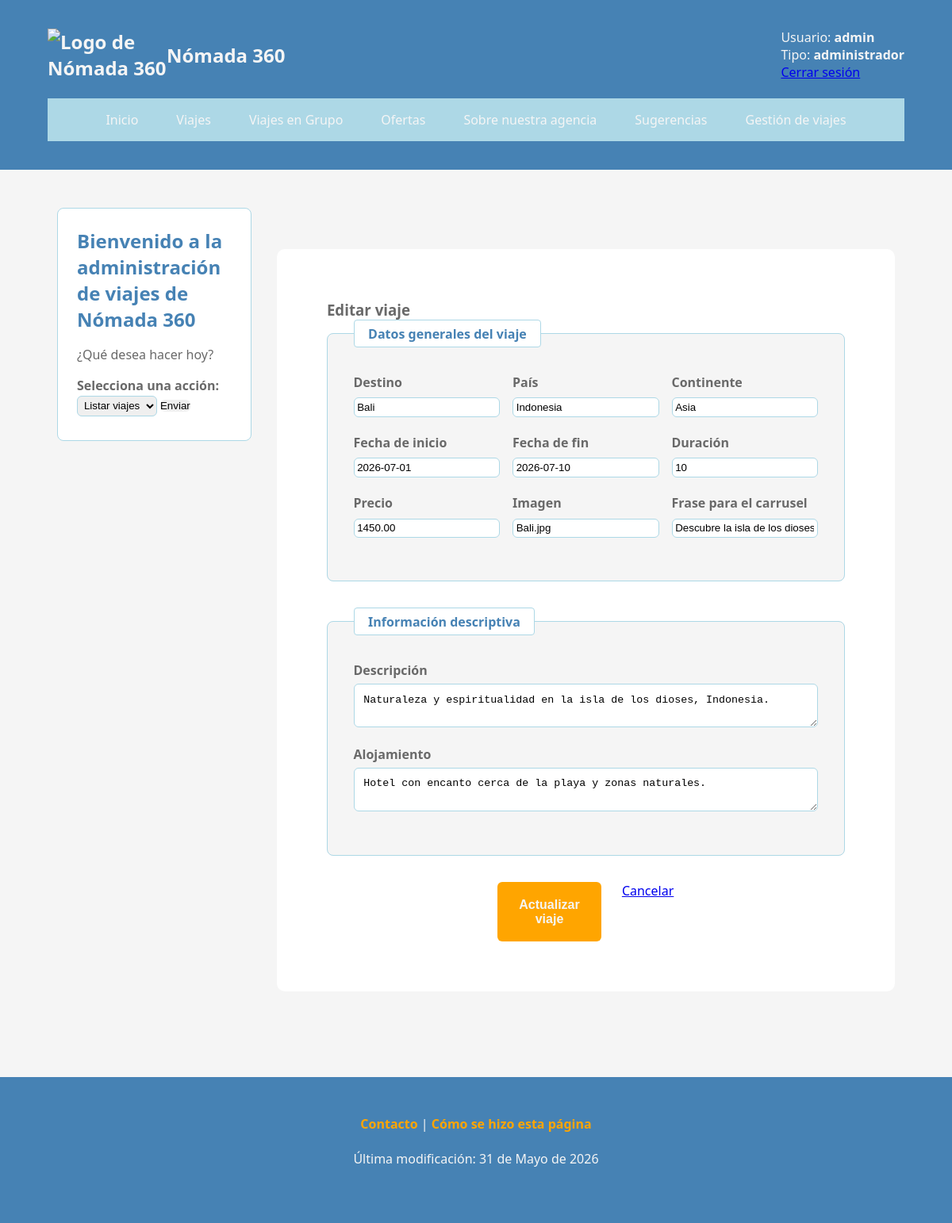
The app's page /gestion_viajes.php?accion=editar&id=1 (signed in) with its own data.
### tables this page shows
CREATE TABLE viajes(
    id_viaje INT AUTO_INCREMENT PRIMARY KEY,
    destino VARCHAR(100) NOT NULL,
    pais VARCHAR(30) NOT NULL,
    continente VARCHAR(20) NOT NULL,
    fecha_inicio DATE NOT NULL,
    fecha_fin DATE NOT NULL,
    precio DECIMAL(8,2) NOT NULL,
    duracion INT NOT NULL,
    imagen VARCHAR(255) NOT NULL,
    frase VARCHAR(255) NOT NULL,
    descripcion TEXT NOT NULL,
    alojamiento TEXT NOT NULL,
    CHECK (fecha_fin >= fecha_inicio)
);

### includes/funciones.php (called while the page is built, shortened)
<?php
    function obtenerViajePorId($conexion, $id) {
        $sql = "SELECT * FROM viajes WHERE id_viaje = :id";
        $sentencia = $conexion->prepare($sql);
        $sentencia->execute([
            ":id" => $id
        ]);
        return $sentencia->fetch(PDO::FETCH_ASSOC);
    }
?>

### gestion_viajes.php (the view, shortened to what this page needs)
<?php
    require_once "includes/conexion.php";
    require_once "includes/funciones.php";
    $accion = $_GET["accion"] ?? "listar";
    $id = (int) ($_GET["id"] ?? 0);
    $viaje = null;
    if (($accion === "editar" || $accion === "eliminar") && $id > 0) {
        $viaje = obtenerViajePorId($conexion, $id);
    }
?>
<!DOCTYPE html>
<html lang="es">
    <head>
        <link rel="stylesheet" href="css/style-comun.css">
        <link rel="stylesheet" href="css/style-formularios.css">
        <link rel="stylesheet" href="css/style-viajes.css">
    </head>
    <body>
        <?php require_once "includes/cabecera.php"; ?>
        <main>
            <section class="menu-lateral">
                <h2>Bienvenido a la administración de viajes de Nómada 360</h2>
                <p>¿Qué desea hacer hoy?</p>
                <form method="get">
                    <label for="accion">Selecciona una acción:</label>
                    <select id="accion" name="accion">
                        <option value="listar">Listar viajes</option>
                    </select>
                    <button type="submit">Enviar</button>
                </form>
            </section>
            <?php if ($accion === "editar" && $viaje): ?>
                <section class="formulario-registro">
                    <h3>Editar viaje</h3>
                    <form id="formViaje" action="actions/procesarEditarViaje.php" method="post">
                        <fieldset>
                            <legend>Datos generales del viaje</legend>
                            <section class="fila-formulario">
                                <article>
                                    <label for="destino">Destino</label>
                                    <input type="text" id="destino" name="destino" value="<?php echo $viaje["destino"]; ?>">
                                </article>
                                <article>
                                    <label for="pais">País</label>
                                    <input type="text" id="pais" name="pais" value="<?php echo $viaje["pais"]; ?>">
                                </article>
                                <article>
                                    <label for="continente">Continente</label>
                                    <input type="text" id="continente" name="continente" value="<?php echo $viaje["continente"]; ?>">
                                </article>
                            </section>
                            <section class="fila-formulario">
                                <article>
                                    <label for="fecha_inicio">Fecha de inicio</label>
                                    <input type="text" id="fecha_inicio" name="fecha_inicio" value="<?php echo $viaje["fecha_inicio"]; ?>">
                                </article>
                                <article>
                                    <label for="fecha_fin">Fecha de fin</label>
                                    <input type="text" id="fecha_fin" name="fecha_fin" value="<?php echo $viaje["fecha_fin"]; ?>">
                                </article>
                                <article>
                                    <label for="duracion">Duración</label>
                                    <input type="text" id="duracion" name="duracion" value="<?php echo $viaje["duracion"]; ?>">
                                </article>
                            </section>
                            <section class="fila-formulario">
                                <article>
                                    <label for="precio">Precio</label>
                                    <input type="text" id="precio" name="precio" value="<?php echo $viaje["precio"]; ?>">
                                </article>
                                <article>
                                    <label for="imagen">Imagen</label>
                                    <input type="text" id="imagen" name="imagen" value="<?php echo $viaje["imagen"]; ?>">
                                </article>
                                <article>
                                    <label for="frase">Frase para el carrusel</label>
                                    <input type="text" id="frase" name="frase" value="<?php echo $viaje["frase"]; ?>">
                                </article>
                            </section>
                        </fieldset>
                        <fieldset>
                            <legend>Información descriptiva</legend>
                            <label for="descripcion">Descripción</label>
                            <textarea id="descripcion" name="descripcion"><?php echo $viaje["descripcion"]; ?></textarea>
                            <label for="alojamiento">Alojamiento</label>
                            <textarea id="alojamiento" name="alojamiento"><?php echo $viaje["alojamiento"]; ?></textarea>
                        </fieldset>
                        <menu class="botones-formulario">
                            <button type="submit">Actualizar viaje</button>
                            <a href="gestion_viajes.php?accion=listar">Cancelar</a>
                        </menu>
                    </form>
                </section>
            <?php endif; ?>
        </main>
        <?php require_once "includes/pie.php"; ?>
    </body>
</html>

### includes/cabecera.php (shortened to what this page needs)
<header>
    <h1>
        <img src="imagenes/logo.png" alt="Logo de Nómada 360" width="150">
        Nómada 360
    </h1>
    <?php if (isset($_SESSION["usuario"])): ?>
        <section>
            <p> Usuario:
                <strong>
                    <?php echo $_SESSION["usuario"]; ?>
                </strong>
            </p>
            <p> Tipo:
                <strong>
                    <?php echo $_SESSION["tipo"];?>
                </strong>
            </p>
            <a href="actions/logout.php">Cerrar sesión</a>
        </section>
    <?php endif; ?>
    <nav>
        <ul>
            <li><a href="index.php">Inicio</a></li>
            <li><a href="viajes.php">Viajes</a></li>
            <li><a href="viajes_grupo.php">Viajes en Grupo</a></li>
            <li><a href="ofertas.php">Ofertas</a></li>
            <li><a href="sobre_agencia.php">Sobre nuestra agencia</a></li>
            <li><a href="sugerencias.php">Sugerencias</a></li>
            <?php if (isset($_SESSION["tipo"]) && $_SESSION["tipo"] === "administrador"): ?>
                <li><a href="gestion_viajes.php">Gestión de viajes</a></li>
            <?php endif; ?>
        </ul>
    </nav>
</header>

### includes/pie.php
<footer>
    <p>
        <a href="contacto.php">Contacto</a> |
        <a href="como_se_hizo.pdf" target="_blank">Cómo se hizo esta página</a>
    </p>
    <p>Última modificación: 31 de Mayo de 2026</p>
</footer>

### css/style-comun.css (style rules this page uses)
:root { --color-primario: steelblue; --color-secundario: lightblue; --color-botones: orange; --color-fondo: whitesmoke; --color-texto: dimgray; --fuente-principal: 'Segoe UI', Tahoma, Geneva, Verdana, sans-serif; }
* { margin: 0; padding: 0; box-sizing: border-box; }
body { font-family: var(--fuente-principal); background-color: var(--color-fondo); color: var(--color-texto); }
main { padding: 4% 6%; }
header { background-color: var(--color-primario); color: var(--color-fondo); display: flex; flex-wrap: wrap; justify-content: space-between; align-items: center; padding: 3% 5%; }
header h1 { display: flex; align-items: center; font-size: 1.5rem; width: 30%; }
nav { width: 100%; background-color: var(--color-secundario); margin-top: 2%; }
nav ul { display: flex; justify-content: center; list-style: none; }
nav a { display: block; color: var(--color-fondo); padding: 1rem 1.5rem; text-decoration: none; }
input[type="text"], input[type="email"], input[type="password"], input[type="date"], input[type="tel"], input[type="number"], select, textarea { padding: 2%; border: 1px solid var(--color-secundario); border-radius: 6px; margin-bottom: 3%; }
button { border: none; border-radius: 6px; cursor: pointer; }
footer { background-color: var(--color-primario); color: var(--color-fondo); text-align: center; padding: 4% 5%; margin-top: 5%; }
footer p { margin-bottom: 2%; }
footer a { color: var(--color-botones); text-decoration: none; font-weight: bold; }

### css/style-formularios.css (style rules this page uses)
.formulario-registro, .buzon-sugerencias { width: 80%; margin: 5% auto 0; background-color: white; padding: 6%; border-radius: 10px; }
fieldset { background-color: var(--color-fondo); padding: 5%; margin-bottom: 5%; border: 1px solid var(--color-secundario); border-radius: 8px; }
legend { color: var(--color-primario); font-weight: bold; padding: 1% 3%; background-color: white; border: 1px solid var(--color-secundario); border-radius: 4px; }
label { display: block; font-weight: bold; color: var(--color-texto); margin-bottom: 1%; }
.formulario-registro input, .formulario-registro select, .formulario-registro textarea, .buzon-sugerencias input, .buzon-sugerencias select, .buzon-sugerencias textarea { width: 100%; }
.fila-formulario { display: grid; grid-template-columns: repeat(3, 1fr); gap: 1rem; margin-bottom: 1rem; }
.fila-formulario label { display: flex; flex-direction: column; }
.fila-formulario input { width: 100%; margin-top: 0.4rem; }
.botones-formulario { display: flex; justify-content: center; gap: 4%; }
.botones-formulario button { width: 20%; padding: 3%; font-size: 1rem; font-weight: bold; background-color: var(--color-botones); color: var(--color-fondo); }

### css/style-viajes.css (style rules this page uses)
main { display: flex; gap: 2rem; align-items: flex-start; }
.menu-lateral { width: 25%; background-color: white; border: 1px solid var(--color-secundario); border-radius: 8px; padding: 1.5rem; }
.menu-lateral h2, .menu-lateral h3 { color: var(--color-primario); margin-bottom: 1rem; }
.menu-lateral p { margin-bottom: 1rem; line-height: 1.5; }

### records on screen
viajes: destino "Bali", pais "Indonesia", continente "Asia", fecha_inicio "2026-07-01", fecha_fin "2026-07-10", duracion "10", precio "1450.00", imagen "Bali.jpg", frase "Descubre la isla de los dioses.", descripcion "Naturaleza y espiritualidad en la isla de los dioses, Indonesia.", alojamiento "Hotel con encanto cerca de la playa y zonas naturales."

### other values on screen
$_SESSION["usuario"] "admin"
$_SESSION["tipo"] "administrador"
